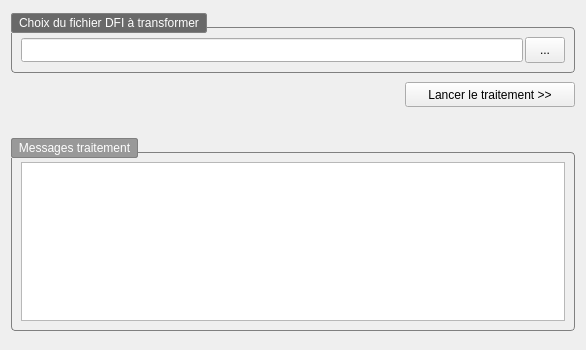
<?xml version="1.0" encoding="UTF-8"?>
<ui version="4.0">
 <class>dlg_pdb</class>
 <widget class="QWidget" name="dlg_pdb">
  <property name="geometry">
   <rect>
    <x>0</x>
    <y>0</y>
    <width>586</width>
    <height>350</height>
   </rect>
  </property>
  <property name="minimumSize">
   <size>
    <width>0</width>
    <height>350</height>
   </size>
  </property>
  <property name="windowTitle">
   <string>Transformation DFI</string>
  </property>
  <property name="styleSheet">
   <string notr="true">QGroupBox {
	margin-top: 16px;
	border: 1px solid gray;
	border-radius: 4px;
}
QGroupBox::title {
	subcontrol-origin: margin;
    subcontrol-position: top left;
	padding: 2px 5px 2px 5px;
	margin: 2px 0px 0px 0px;
	border:1px solid gray;
	border-radius: 2px;
	background: #696969;
	color: #ffffff;
}</string>
  </property>
  <layout class="QGridLayout" name="gridLayout">
   <property name="spacing">
    <number>9</number>
   </property>
   <item row="0" column="0">
    <widget class="QGroupBox" name="rep_gb">
     <property name="title">
      <string>Choix du fichier DFI à transformer</string>
     </property>
     <layout class="QGridLayout" name="rep_glay">
      <property name="horizontalSpacing">
       <number>2</number>
      </property>
      <item row="0" column="0">
       <widget class="QLineEdit" name="rep_led">
        <property name="minimumSize">
         <size>
          <width>0</width>
          <height>24</height>
         </size>
        </property>
        <property name="maximumSize">
         <size>
          <width>16777215</width>
          <height>24</height>
         </size>
        </property>
       </widget>
      </item>
      <item row="0" column="1">
       <widget class="QToolButton" name="fic_bt">
        <property name="minimumSize">
         <size>
          <width>40</width>
          <height>26</height>
         </size>
        </property>
        <property name="text">
         <string>...</string>
        </property>
       </widget>
      </item>
     </layout>
    </widget>
   </item>
   <item row="4" column="0">
    <widget class="QGroupBox" name="msg_gb">
     <property name="enabled">
      <bool>true</bool>
     </property>
     <property name="styleSheet">
      <string notr="true">QGroupBox {
	margin-top: 16px;
	border: 1px solid gray;
	border-radius: 4px;
}
QGroupBox::title {
	subcontrol-origin: margin;
    subcontrol-position: top left;
	padding: 2px 5px 2px 5px;
	margin: 2px 0px 0px 0px;
	border:1px solid gray;
	border-radius: 2px;
	background: #999999;
	color: #ffffff;
}</string>
     </property>
     <property name="title">
      <string>Messages traitement</string>
     </property>
     <layout class="QGridLayout" name="rep_glay_2">
      <property name="horizontalSpacing">
       <number>2</number>
      </property>
      <item row="0" column="0">
       <widget class="QTextEdit" name="msg_ted"/>
      </item>
     </layout>
    </widget>
   </item>
   <item row="5" column="0">
    <spacer name="vspacer1">
     <property name="orientation">
      <enum>Qt::Vertical</enum>
     </property>
     <property name="sizeHint" stdset="0">
      <size>
       <width>20</width>
       <height>40</height>
      </size>
     </property>
    </spacer>
   </item>
   <item row="2" column="0">
    <layout class="QHBoxLayout" name="validbt_lay">
     <property name="sizeConstraint">
      <enum>QLayout::SetMinimumSize</enum>
     </property>
     <item>
      <spacer name="hspacer1">
       <property name="orientation">
        <enum>Qt::Horizontal</enum>
       </property>
       <property name="sizeHint" stdset="0">
        <size>
         <width>40</width>
         <height>20</height>
        </size>
       </property>
      </spacer>
     </item>
     <item>
      <widget class="QPushButton" name="valid_bt">
       <property name="minimumSize">
        <size>
         <width>170</width>
         <height>25</height>
        </size>
       </property>
       <property name="maximumSize">
        <size>
         <width>170</width>
         <height>25</height>
        </size>
       </property>
       <property name="text">
        <string>Lancer le traitement &gt;&gt;</string>
       </property>
      </widget>
     </item>
    </layout>
   </item>
   <item row="3" column="0">
    <spacer name="verticalSpacer">
     <property name="orientation">
      <enum>Qt::Vertical</enum>
     </property>
     <property name="sizeType">
      <enum>QSizePolicy::Fixed</enum>
     </property>
     <property name="sizeHint" stdset="0">
      <size>
       <width>20</width>
       <height>20</height>
      </size>
     </property>
    </spacer>
   </item>
  </layout>
 </widget>
 <resources/>
 <connections/>
</ui>
